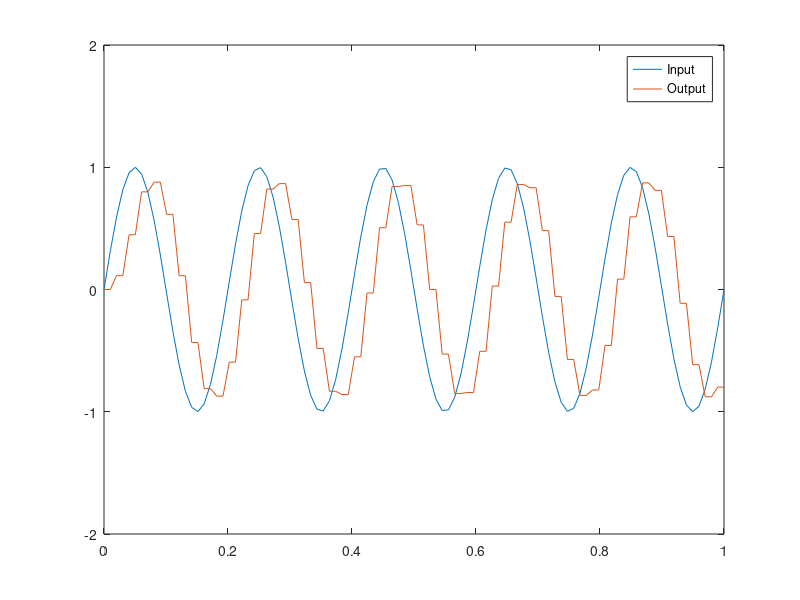

Source code (MATLAB):
%Two channel filterbank implementation
clc
clear all
close all
%Step 1: Define the input signal
t=linspace(0,1,100);
x=sin(2*pi*5*t);
%Step 2: Define the analysis and synthesis filter
h0=[0.25,0.25,0.25,0.25];
h1=[.25,-0.25,0.25,-0.25];
g0=[.5,0.5,0.5,0.5];
 g1=[-0.5,0.5,-0.5,0.5];
%Step 3: Trace the filterbank
x1=conv(x,h0);
x2=conv(x,h1);
x3=downsample(x1,2);
% x3=zeros(1,length(x3));
x4=downsample(x2,2);
x4=zeros(1,length(x4));
x5=upsample(x3,2);
x6=upsample(x4,2);
x7=conv(x5,g0);
x8=conv(x6,g1);
y=x7+x8;
%Step 4: To plot the input and output signals
plot(t,x,t,y(1:length(t))),
axis([0 1 -2 2]),legend('Input','Output')
